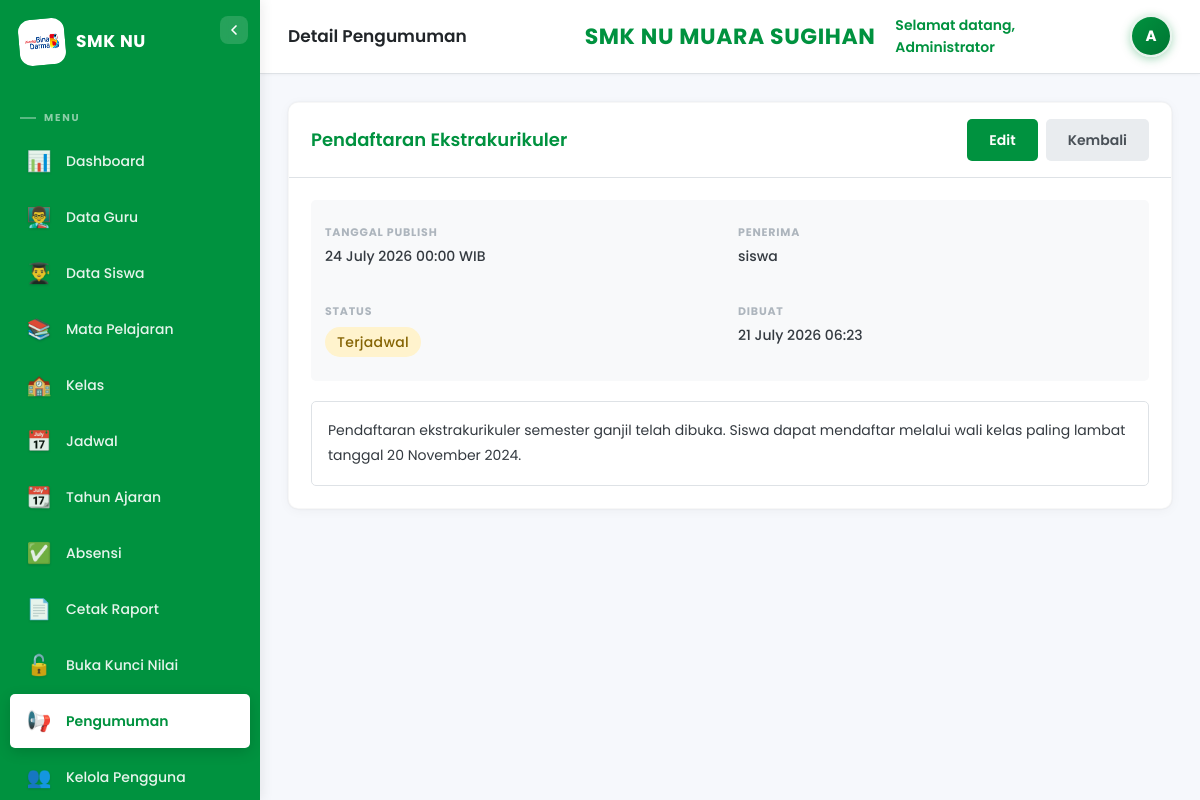
Page /public/index.php?page=pengumuman&action=detail&id=4 (signed in) on the earlier database version.
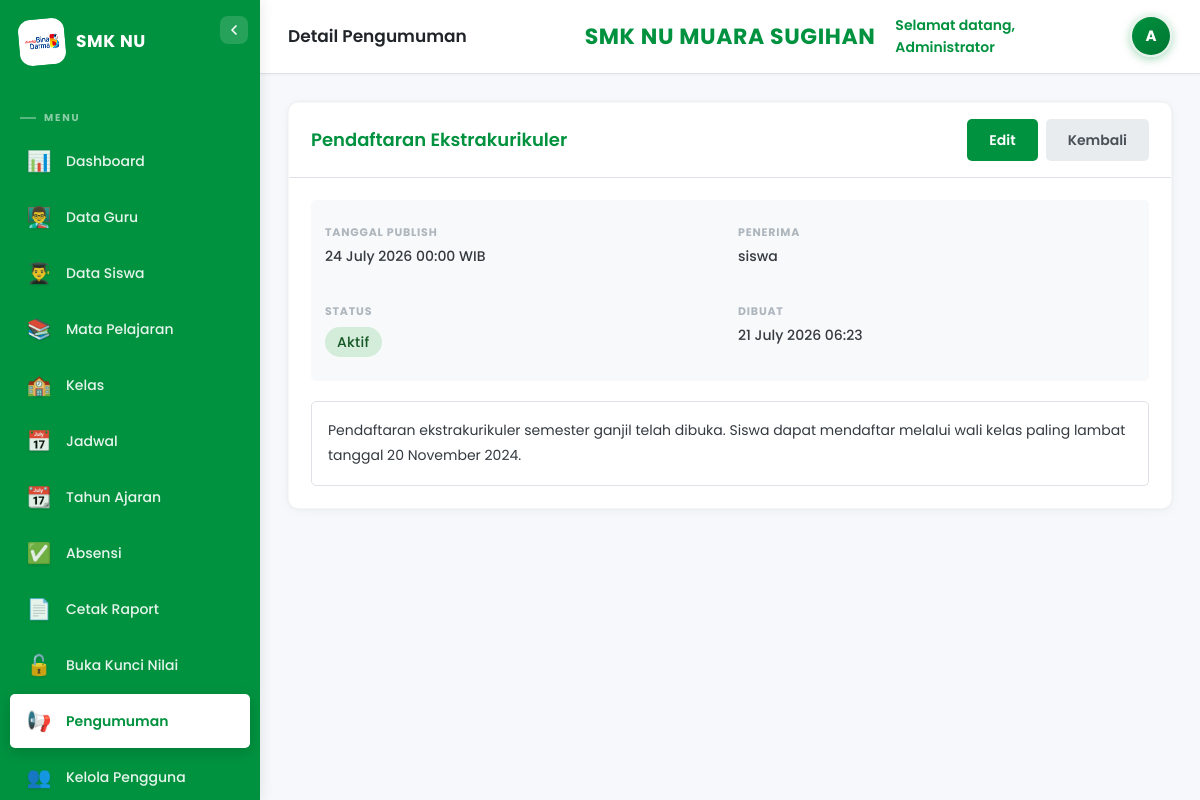
Same page on the later database version.
### tables this page shows
CREATE TABLE `pengumuman` (
  `id` int NOT NULL,
  `judul` varchar(255) NOT NULL,
  `isi` text NOT NULL,
  `tanggal_publish` date NOT NULL,
  `penerima` set('guru','siswa') NOT NULL,
  `status` enum('aktif','draft','terjadwal') DEFAULT 'draft',
  `created_by` int NOT NULL,
  `created_at` timestamp NOT NULL DEFAULT CURRENT_TIMESTAMP,
  `updated_at` timestamp NOT NULL DEFAULT CURRENT_TIMESTAMP ON UPDATE CURRENT_TIMESTAMP
);

### config/database.php (called while the page is built, shortened)
<?php
function ensureNilaiMonthlySchema(PDO $db): void {
    try {
        $db->query("SELECT 1 FROM `nilai` LIMIT 1");
    } catch (PDOException $e) {
        return;
    }
    $fetchColumns = function(string $tableName) use ($db): array {
        $cols = [];
        try {
            $colSt = $db->query("SELECT COLUMN_NAME FROM information_schema.COLUMNS WHERE TABLE_SCHEMA = DATABASE() AND TABLE_NAME = '$tableName'");
            foreach ($colSt->fetchAll(PDO::FETCH_COLUMN) as $name) {
                $cols[] = $name;
            }
        } catch (PDOException $e) {}
        return $cols;
    };
    $addColumn = function(string $table, string $column, string $definition) use ($db, $fetchColumns): void {
        $cols = $fetchColumns($table);
        if (!in_array($column, $cols, true)) {
            try {
                $db->exec("ALTER TABLE `$table` ADD COLUMN `$column` $definition");
            } catch (PDOException $e) {}
        }
    };
    $addColumn('nilai', 'capaian_kompetensi', 'TEXT DEFAULT NULL AFTER `nilai_akhir`');
}
function getDB() {
    static $pdo = null;
    if ($pdo === null) {
        try {
            $pdo = new PDO("mysql:host=".DB_HOST.";dbname=".DB_NAME.";charset=utf8mb4", DB_USER, DB_PASS);
            $pdo->setAttribute(PDO::ATTR_ERRMODE, PDO::ERRMODE_EXCEPTION);
            $pdo->setAttribute(PDO::ATTR_DEFAULT_FETCH_MODE, PDO::FETCH_ASSOC);
            ensureNilaiMonthlySchema($pdo);
        } catch (PDOException $e) { die("DB Error: ".$e->getMessage()); }
    }
    return $pdo;
}

### core/Model.php (called while the page is built, shortened)
<?php
class Model {
    protected $db;
    protected $table;
    public function __construct() { $this->db = getDB(); }
    public function find($id) {
        $st=$this->db->prepare("SELECT * FROM {$this->table} WHERE id=?");
        $st->execute([$id]); return $st->fetch();
    }
}

### config/app.php (called while the page is built, shortened)
<?php
function base_url($path='') {
    $script = $_SERVER['SCRIPT_NAME'];
    $base = rtrim(dirname($script), '/');
    return $base.'/'.$path;
}

### views/admin/pengumuman/detail.php (the view, shortened to what this page needs)
<div class="card">
    <div class="card-header">
        <h3><?= htmlspecialchars($p['judul']) ?></h3>
        <div style="display:flex;gap:8px;">
            <a href="<?= base_url('index.php?page=pengumuman&action=edit&id='.$p['id']) ?>" class="btn btn-success">Edit</a>
            <a href="<?= base_url('index.php?page=pengumuman') ?>" class="btn btn-secondary">Kembali</a>
        </div>
    </div>
    <div class="card-body">
        <div class="detail-grid" style="margin-bottom:20px;padding:14px;background:var(--gray-50);border-radius:var(--radius-sm);">
            <div class="detail-item"><label>Tanggal Publish</label><span><?= date('d F Y H:i',strtotime($p['tanggal_publish'])) ?> WIB</span></div>
            <div class="detail-item"><label>Penerima</label><span><?= htmlspecialchars($p['penerima']) ?></span></div>
            <div class="detail-item"><label>Status</label><span><span class="badge <?= $p['status'] ?>"><?= ucfirst($p['status']) ?></span></span></div>
            <div class="detail-item"><label>Dibuat</label><span><?= $p['created_at']?date('d F Y H:i',strtotime($p['created_at'])):'-' ?></span></div>
        </div>
        <div class="content-text" style="padding:16px;background:var(--white);border:1px solid var(--stroke-light);border-radius:var(--radius-sm);"><?= nl2br(htmlspecialchars($p['isi'])) ?></div>
    </div>
</div>
<?php $content=ob_get_clean(); require VIEW_PATH.'/layouts/admin.php'; ?>

Differences in the rows shown:
changed pengumuman "Pendaftaran Ekstrakurikuler": status "Terjadwal" → "Aktif"
